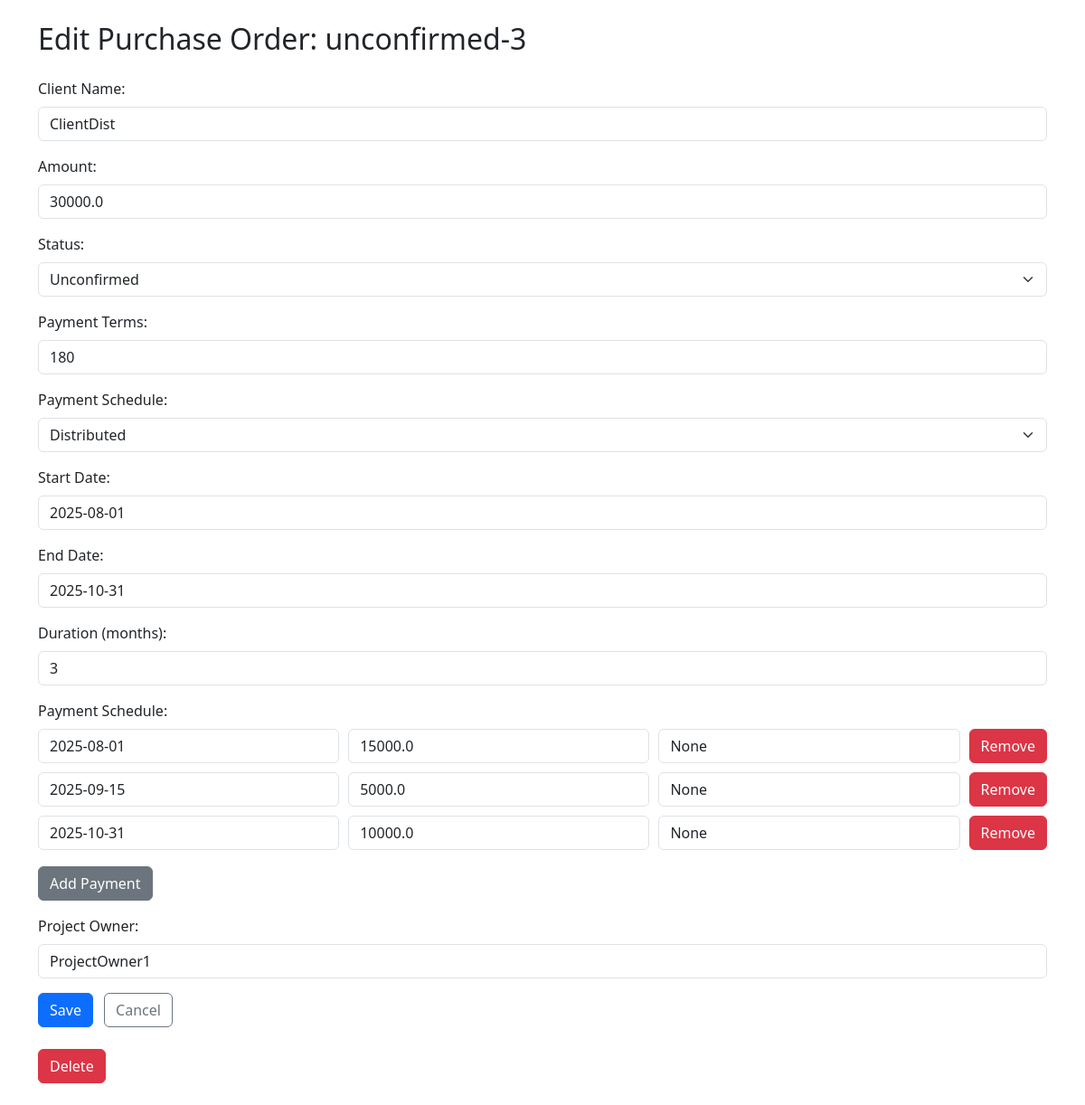
The app's page /edit_po/unconfirmed-3 with its own data.
### db/database.py (models this page shows)
class PurchaseOrder(Base):
    __tablename__ = "purchase_orders"
    id = Column(Integer, primary_key=True, index=True)
    po_id = Column(String, unique=True, index=True)
    client_name = Column(String)
    amount = Column(Float)
    status = Column(String)
    payment_terms = Column(Integer)
    payment_type = Column(String)
    start_date = Column(String)
    end_date = Column(String)
    duration_months = Column(Integer)
    payment_frequency = Column(Integer, nullable=True)
    project_owner = Column(String, nullable=True)
    milestones = relationship("Milestone", cascade="all, delete-orphan", backref="purchase_order")
    payment_schedule = relationship("PaymentSchedule", cascade="all, delete-orphan", backref="purchase_order")

class PaymentSchedule(Base):
    __tablename__ = "payment_schedule"
    id = Column(Integer, primary_key=True)
    po_id = Column(String, ForeignKey("purchase_orders.po_id"))
    payment_date = Column(String)
    payment_amount = Column(Float)
    payment_description = Column(String, nullable=True)

### app.py (the view, shortened to what this page needs)
@app.route('/edit_po/<po_id>', methods=['GET', 'POST'])
def edit_po(po_id):
    po = get_po_with_schedule(po_id)
    if not po:
        return f"<p>PO with ID {po_id} not found.</p>"
    return render_template('edit_po.html', po=po)

### app.py (called while the page is built)
@app.before_request
def load_logged_in_user():
    g.user = None
    if 'username' in session:
        g.user = session['username']

### templates/edit_po.html (shortened to what this page needs)
<!DOCTYPE html>
<html lang="en">
<head>
    <link href="https://cdn.jsdelivr.net/npm/bootstrap@5.3.3/dist/css/bootstrap.min.css" rel="stylesheet">
</head>
<body>
    <div class="container mt-4">
        <h2 class="mb-4">Edit Purchase Order: {{ po['po_id'] }}</h2>
        <form method="post">
            <div class="mb-3">
                <label for="client_name" class="form-label">Client Name:</label>
                <input type="text" class="form-control" id="client_name" name="client_name" value="{{ po['client_name'] }}" required>
            </div>
            <div class="mb-3">
                <label for="amount" class="form-label">Amount:</label>
                <input type="number" step="0.01" class="form-control" id="amount" name="amount" value="{{ po['amount'] }}" required>
            </div>
            <div class="mb-3">
                <label for="status" class="form-label">Status:</label>
                <select class="form-select" id="status" name="status" required>
                    <option value="Unconfirmed" {% if po['status'] == 'Unconfirmed' %}selected{% endif %}>Unconfirmed</option>
                </select>
            </div>
            <div class="mb-3">
                <label for="payment_terms" class="form-label">Payment Terms:</label>
                <input type="number" class="form-control" id="payment_terms" name="payment_terms" value="{{ po['payment_terms'] }}">
            </div>
            <div class="mb-3">
                <label for="payment_type" class="form-label">Payment Schedule:</label>
                <select class="form-select" id="payment_type" name="payment_type">
                    <option value="distributed" {% if po['payment_type'] == 'distributed' %}selected{% endif %}>Distributed</option>
                </select>
            </div>
            <div class="mb-3">
                <label for="start_date" class="form-label">Start Date:</label>
                <input type="text" class="form-control" id="start_date" name="start_date" value="{{ po['start_date'] }}">
            </div>
            <div class="mb-3">
                <label for="end_date" class="form-label">End Date:</label>
                <input type="text" class="form-control" id="end_date" name="end_date" value="{{ po['end_date'] }}">
            </div>
            <div class="mb-3">
                <label for="duration_months" class="form-label">Duration (months):</label>
                <input type="number" class="form-control" id="duration_months" name="duration_months" value="{{ po['duration_months'] }}">
            </div>
            {% if po['payment_type'] == 'distributed' %}
            <div class="mb-3 schedule-fields">
                <label class="form-label">Payment Schedule:</label>
                <div id="schedule-list">
                    {% for sched in po['payment_schedule'] %}
                    <div class="schedule-entry">
                        <input type="text" class="form-control" name="payment_date" placeholder="Date (DD-MM-YYYY)" value="{{ sched['payment_date'] }}" required>
                        <input type="number" step="0.01" class="form-control" name="payment_amount" placeholder="Amount (USD)" value="{{ sched['payment_amount'] }}" required>
                        <input type="text" class="form-control" name="payment_description" placeholder="Description" value="{{ sched['payment_description'] }}">
                        <button type="button" class="btn btn-danger" onclick="removeSchedule(this)">Remove</button>
                    </div>
                    {% endfor %}
                </div>
                <button type="button" class="btn btn-secondary mt-2" onclick="addSchedule()">Add Payment</button>
            </div>
            {% endif %}
            <div class="mb-3">
                <label for="project_owner" class="form-label">Project Owner:</label>
                <input type="text" class="form-control" id="project_owner" name="project_owner" value="{{ po['project_owner'] if po['project_owner'] else '' }}">
            </div>
            <button type="submit" class="btn btn-primary me-2">Save</button>
            <a href="{{ url_for('forecast') }}" class="btn btn-outline-secondary">Cancel</a>
        </form>
       <div class="my-4">
         <form action="{{ url_for('delete_po', po_id=po.po_id) }}" method="POST" onsubmit="return confirm('Are you sure you want to delete this PO?');">
  <button type="submit" class="btn btn-danger "> Delete</button>
</form>
       </div>
    </div>
</body>
</html>

### templates/edit_po.html (style rules this page uses)
.milestone-entry, .schedule-entry { display: flex; gap: 10px; margin-bottom: 10px; flex-wrap: wrap; }
.milestone-entry input, .schedule-entry input { flex: 1; min-width: 150px; }

### records on screen
PurchaseOrder: po_id "unconfirmed-3", client_name "ClientDist", amount "30000.0", status "Unconfirmed", payment_type "Distributed", start_date "2025-08-01", end_date "2025-10-31", project_owner "ProjectOwner1"
PaymentSchedule: payment_date "2025-08-01", payment_amount "15000.0", payment_description "None"
PaymentSchedule: payment_date "2025-09-15", payment_amount "5000.0", payment_description "None"
PaymentSchedule: payment_date "2025-10-31", payment_amount "10000.0", payment_description "None"
